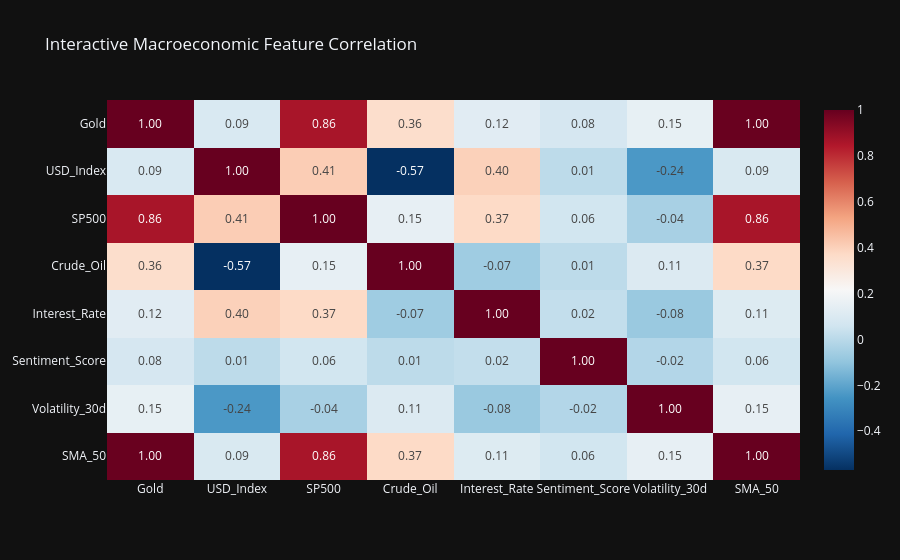

Notebook code for this chart:
### Code cell
# 1. Interactive Feature Correlation Heatmap
print("Generating Interactive Feature Correlation Heatmap...")
fig_corr = px.imshow(df.corr(), text_auto=".2f", aspect="auto",
                     color_continuous_scale='RdBu_r', 
                     title="Interactive Macroeconomic Feature Correlation")
fig_corr.update_layout(template='plotly_dark')
fig_corr.show()

### Figure 1 — Plotly figure (JSON) as saved in the notebook; plotly's stock layout.template omitted (floating-point values rounded to 4 significant figures)
{"data": [{"coloraxis": "coloraxis", "hovertemplate": "x: %{x}<br>y: %{y}<br>color: %{z}<extra></extra>", "name": "0", "texttemplate": "%{z:.2f}", "type": "heatmap", "x": ["Gold", "USD_Index", "SP500", "Crude_Oil", "Interest_Rate", "Sentiment_Score", "Volatility_30d", "SMA_50"], "xaxis": "x", "y": ["Gold", "USD_Index", "SP500", "Crude_Oil", "Interest_Rate", "Sentiment_Score", "Volatility_30d", "SMA_50"], "yaxis": "y", "z": [[1.0, 0.09315, 0.8645, 0.3553, 0.1234, 0.07947, 0.1513, 0.9965], [0.09315, 1.0, 0.4134, -0.569, 0.4025, 0.009127, -0.239, 0.09069], [0.8645, 0.4134, 1.0, 0.1501, 0.3732, 0.06437, -0.0445, 0.8644], [0.3553, -0.569, 0.1501, 1.0, -0.0654, 0.007736, 0.1056, 0.3731], [0.1234, 0.4025, 0.3732, -0.0654, 1.0, 0.02312, -0.07952, 0.1083], [0.07947, 0.009127, 0.06437, 0.007736, 0.02312, 1.0, -0.01502, 0.06347], [0.1513, -0.239, -0.0445, 0.1056, -0.07952, -0.01502, 1.0, 0.15], [0.9965, 0.09069, 0.8644, 0.3731, 0.1083, 0.06347, 0.15, 1.0]]}], "layout": {"coloraxis": {"colorscale": [[0, "rgb(5,48,97)"], [0.1, "rgb(33,102,172)"], [0.2, "rgb(67,147,195)"], [0.3, "rgb(146,197,222)"], [0.4, "rgb(209,229,240)"], [0.5, "rgb(247,247,247)"], [0.6, "rgb(253,219,199)"], [0.7, "rgb(244,165,130)"], [0.8, "rgb(214,96,77)"], [0.9, "rgb(178,24,43)"], [1, "rgb(103,0,31)"]]}, "title": {"text": "Interactive Macroeconomic Feature Correlation"}, "xaxis": {"anchor": "y", "domain": [0, 1]}, "yaxis": {"anchor": "x", "autorange": "reversed", "domain": [0, 1]}}}
